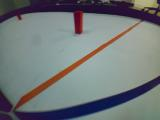
#> input picture data_TSP_Occw05/images/3056_cam_image_array_.jpg, 160 x 120 px
$ python analyze_orange_image.py data_TSP_Occw05/images/3056_cam_image_array_.jpg
#> lines starting #> are read from the running program, lines starting #| are printed output that depends on the picture; after the words box and inside, x2 and y2 are one past the last pixel; in counts of white or black regions, pixels touching at a corner belong together
#> in main, bgr is the input picture: shape (120, 160, 3); mean B, G, R 121.6, 120.8, 114.6
#!/usr/bin/env python3
"""Pi Camera 实时颜色分析：鼠标拖框取样任意颜色；不连接电机。

实时预览：python3 analyze_orange_image.py
显示黑白掩膜：python3 analyze_orange_image.py --show-mask
无窗口：python3 analyze_orange_image.py --no-show
离线图片：python3 analyze_orange_image.py photo.jpg --output /tmp/orange.jpg
依赖：OpenCV、NumPy，与 line_color_detect.py 相同。
HSV 默认阈值仅为起点，需要按实际灯光调整。
实时窗口：左键拖框取色；c=取色模式，r=检测区域模式，f=全图检测，o=恢复橙色。
"""

import argparse
import json
import math
import time
from pathlib import Path

import cv2
import numpy as np


# [28 lines left out: function sample_color_ranges, not called in this run]


class MouseSelection:
    """鼠标坐标映射回原图；取样使用按下时的原始画面，避免拖动期间变化。"""

    # [59 lines left out: functions __init__, bounds, on_mouse, key, not called in this run]


def analyze_orange(bgr, lower=(5, 100, 80), upper=(25, 255, 255), min_area=50,
                   hsv_ranges=None, roi=None):
    """输入 OpenCV BGR 图片，返回统计、去噪掩膜和标注图。

    面积为实际前景像素数；只保留达到 min_area 的连通区域。
    坐标以原图左上角为原点，bbox 为 [x, y, width, height]。
    center 为色块像素质心；最大的色块作为目标，target_center 为其坐标。
    """
#> called with lower = (5, 100, 80), upper = (25, 255, 255), min_area = 50
    height, width = bgr.shape[:2]
#> height = 120; width = 160
    x0, y0, x1, y1 = roi if roi is not None else (0, 0, width, height)
#> x0 = 0; y0 = 0; x1 = 160; y1 = 120
    hsv = cv2.cvtColor(bgr[y0:y1, x0:x1], cv2.COLOR_BGR2HSV)
#> hsv: shape (120, 160, 3); mean H, S, V 83.9, 58.8, 130.3
    local_mask = np.zeros(hsv.shape[:2], dtype=np.uint8)
    ranges = hsv_ranges if hsv_ranges is not None else [(lower, upper)]
    for lo, hi in ranges:
        local_mask |= cv2.inRange(hsv, np.array(lo, np.uint8), np.array(hi, np.uint8))
#> this loop made 1 pass
#> pass 1, in analyze_orange, `local_mask |= cv2.inRange(hsv, np.array(lo, np.uint8), np.array(hi, np..`:
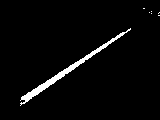
#> local_mask: shape (120, 160); 3.2% white; 7 white regions (6 under 20 px), largest, box (x1, y1, x2, y2) and area: (20, 28, 131, 106) 605
    kernel = np.ones((3, 3), np.uint8)
    local_mask = cv2.morphologyEx(local_mask, cv2.MORPH_OPEN, kernel)
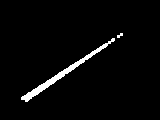
#> local_mask: shape (120, 160); 2.9% white; 2 white regions (1 under 20 px), largest, box (x1, y1, x2, y2) and area: (21, 38, 115, 102) 544
    local_mask = cv2.morphologyEx(local_mask, cv2.MORPH_CLOSE, kernel)
    mask = np.zeros((height, width), dtype=np.uint8)
    mask[y0:y1, x0:x1] = local_mask
    count, labels, stats, centers = cv2.connectedComponentsWithStats(mask, 8)
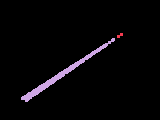
#> labels: shape (120, 160) int32; 3 distinct labels, from 0 to 2; one colour per label, 0 black
#> count = 3; stats = [[0, 0, 160, 120, 18638], [117, 33, 6, 5, 18], [21, 38, 94, 64, 544]]; centers = [[79.97, 59.12], [119.5, 35], [62.09, 73.32]]
    regions = []
    keep = np.zeros(count, dtype=np.uint8)
#> keep = [0, 0, 0]
    annotated = bgr.copy()
    for label in range(1, count):
        x, y, width, height, area = map(int, stats[label])
        if area < min_area:
            continue
        keep[label] = 255
        center = [round(float(v), 2) for v in centers[label]]
        regions.append({"area_pixels": area, "bbox": [x, y, width, height],
                        "center": center})
        cv2.rectangle(annotated, (x, y), (x + width - 1, y + height - 1),
                      (0, 255, 0), 1)
        cv2.putText(annotated, str(area), (x, max(12, y - 4)),
                    cv2.FONT_HERSHEY_SIMPLEX, 0.4, (0, 255, 0), 1)
#> this loop made 2 passes
#> (x, y, width, height, area, center) on pass 2: (21, 38, 94, 64, 544, [62.09, 73.32])
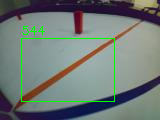
#> annotated: shape (120, 160, 3); 1.94% of pixels changed, all inside (x1, y1, x2, y2) = (21, 26, 115, 102)
#> after the loop, keep = [0, 0, 255]; regions = 1 item
    regions.sort(key=lambda region: region["area_pixels"], reverse=True)
    target_center = regions[0]["center"] if regions else None
#> target_center = [62.09, 73.32]
    if target_center is not None:
        cx, cy = (int(round(value)) for value in target_center)
#> cx = 62; cy = 73
        # 在原彩色图上叠加目标中心，不用掩膜替换画面。
        cv2.drawMarker(annotated, (cx, cy), (0, 0, 255),
                       cv2.MARKER_CROSS, 15, 2)
        cv2.circle(annotated, (cx, cy), 4, (0, 0, 255), 1)
#> annotated: shape (120, 160, 3); mean B, G, R 118.5, 122.5, 112.7
    center_text = (f"Target center: ({target_center[0]:.1f}, {target_center[1]:.1f})"
                   if target_center is not None else "Target center: none")
#> center_text = 'Target center: (62.1, 73.3)'
    cv2.putText(annotated, center_text, (4, 36),
                cv2.FONT_HERSHEY_SIMPLEX, 0.45, (0, 255, 255), 1)
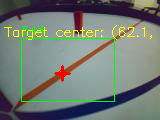
#> annotated: shape (120, 160, 3); mean B, G, R 116.3, 124.2, 114.5
    pixels = sum(region["area_pixels"] for region in regions)
#> pixels = 544
    return {"width": width, "height": height, "matched_pixels": pixels,
            "matched_percent": round(100 * pixels / ((x1 - x0) * (y1 - y0)), 3),
            "roi": [x0, y0, x1, y1], "hsv_ranges": ranges,
            # 保留原离线接口字段；任意颜色请使用 matched_*。
            "orange_pixels": pixels,
            "orange_percent": round(100 * pixels / (width * height), 3),
            "region_count": len(regions),
            "target_center": target_center,
            "largest_region": regions[0] if regions else None,
            "regions": regions}, keep[labels], annotated


# [72 lines left out: function preview_camera, not called in this run]


def main():
    parser = argparse.ArgumentParser(description=__doc__)
    parser.add_argument("image", type=Path, nargs="?", help="可选图片路径；不填则启动 Pi Camera")
    parser.add_argument("--lower", type=int, nargs=3, default=(5, 100, 80),
                        metavar=("H", "S", "V"), help="HSV 下限，默认 5 100 80")
    parser.add_argument("--upper", type=int, nargs=3, default=(25, 255, 255),
                        metavar=("H", "S", "V"), help="HSV 上限，默认 25 255 255")
    parser.add_argument("--min-area", type=int, default=50, help="最小色块像素数")
    parser.add_argument("--output", type=Path, help="保存标注图（不能覆盖原图）")
    parser.add_argument("--mask", type=Path, help="保存黑白掩膜图")
    parser.add_argument("--scale", type=float, default=2.0, help="实时窗口放大倍数，默认 2")
    parser.add_argument("--no-show", action="store_true", help="实时模式只打印统计，不开窗口")
    parser.add_argument("--show-mask", action="store_true", help="额外显示黑白掩膜，默认只显示彩色标注画面")
    args = parser.parse_args()
    if not math.isfinite(args.scale) or args.scale <= 0:
        parser.error("--scale 必须为大于 0 的有限数")
    if args.min_area < 1:
        parser.error("--min-area 必须大于 0")
    if any(not 0 <= lo <= hi <= limit for lo, hi, limit in
           zip(args.lower, args.upper, (179, 255, 255))):
        parser.error("HSV 须满足 0 <= 下限 <= 上限；H 最大 179，S/V 最大 255")
    if args.image is None:
        if args.output or args.mask:
            parser.error("--output / --mask 仅适用于输入图片的离线模式")
        preview_camera(args)
        return
    paths = [p.resolve() for p in (args.image, args.output, args.mask) if p]
    if len(paths) != len(set(paths)):
        parser.error("输入、标注图和掩膜图必须使用不同路径")
    bgr = cv2.imread(str(args.image))
    if bgr is None:
        parser.error(f"无法读取图片：{args.image}")
    result, mask, annotated = analyze_orange(bgr, args.lower, args.upper, args.min_area)
#> mask: shape (120, 160); 2.8% white; 1 white region, box (x1, y1, x2, y2) and area: (21, 38, 115, 102) 544
#> result = 12 items
    for path, data in ((args.output, annotated), (args.mask, mask)):
        if path:
            try:
                saved = cv2.imwrite(str(path), data)
            except cv2.error as exc:
                parser.error(f"无法保存 {path}：{exc}")
            if not saved:
                parser.error(f"无法保存：{path}（请检查目录和图片扩展名）")
#> this loop made 2 passes
#> path on passes 1 to 2: None, None
    print(json.dumps(result, ensure_ascii=False, indent=2))
#> (printed output is left out)


if __name__ == "__main__":
    main()
